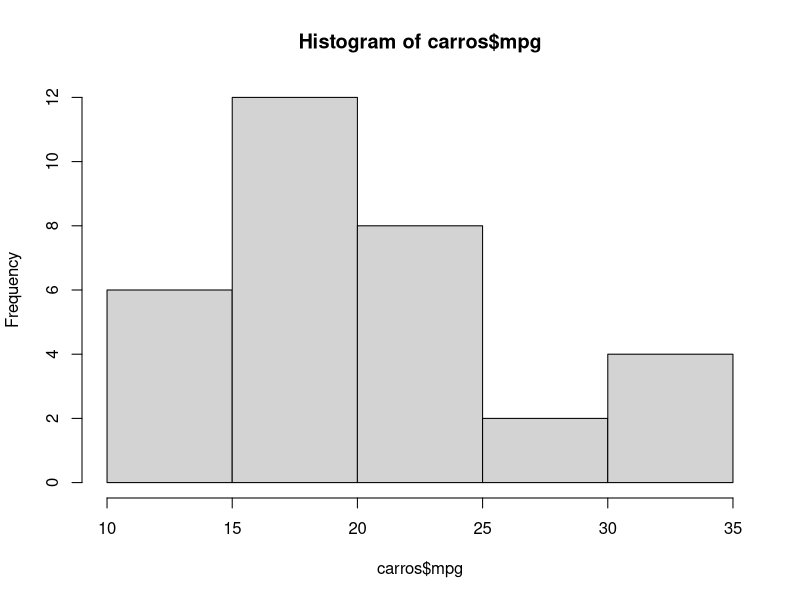
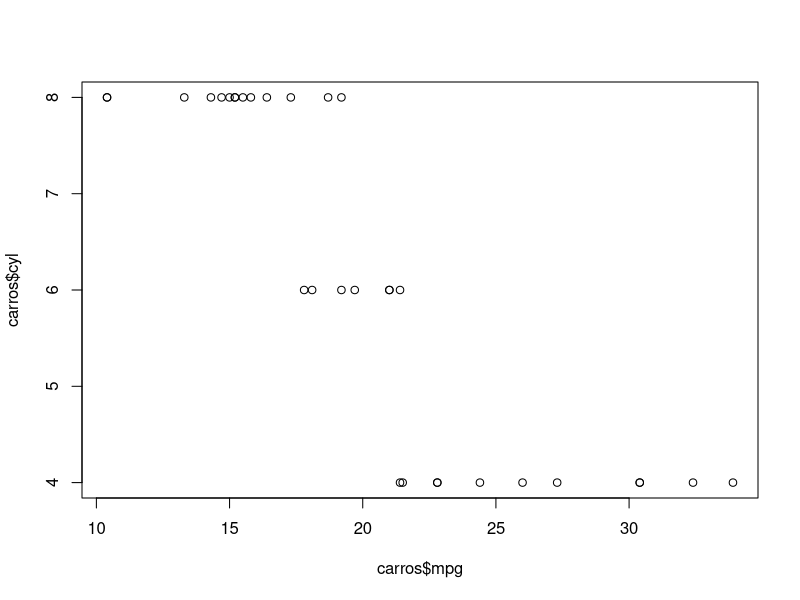
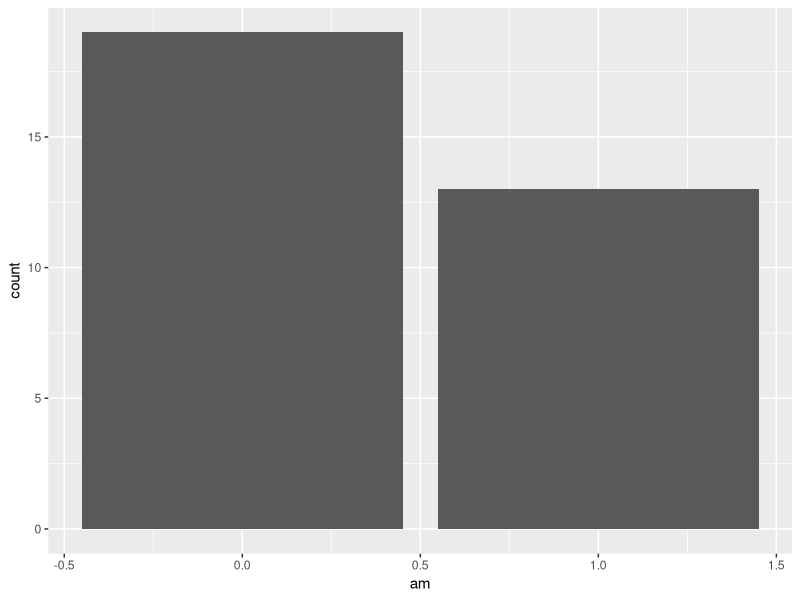
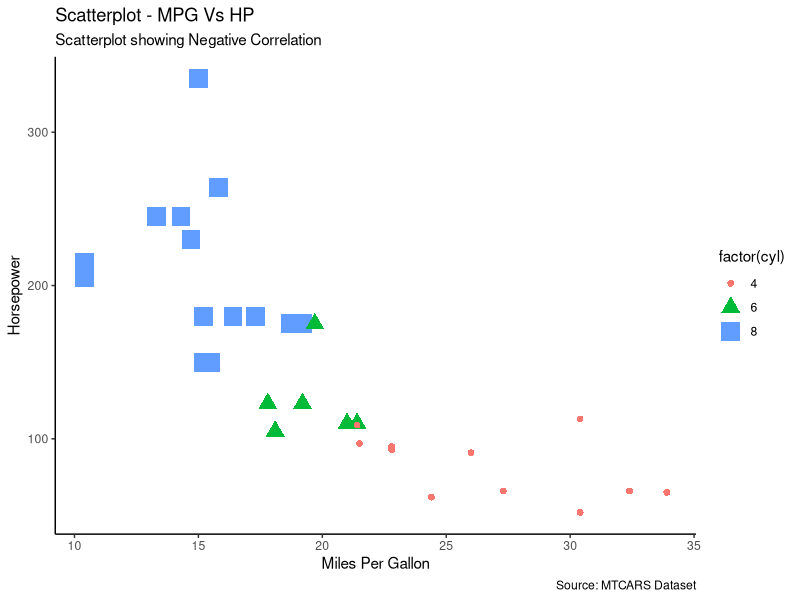

Write R code to recreate these figures, in order.
#---------------- 2.10 Creando graficos ------------


#Los graficos son esenciales para reprentar los resultados de tus analisis 
#incluso pueden crearse graficos animados pero para ello nececitas contar con una  base de datos 
#entonces utilizaremos la base de datos mtcar, la cual es de acceso libre. 


#Graficos

#dataset/conjunto de datos

?mtcars

#Filtrando columnas del dataset

carros <- mtcars[,c(1,2,9)]

#Visualizando el dataset 

head(carros)

#Ahora vas a crear tu primer grafico!!!!!!!!



#Histograma

hist(carros$mpg)

#Grafico de dispersion 

plot(carros$mpg,carros$cyl)



#Creando graficos con ggplot 
#¿Porque utilizar ggplot?
#Permitira crear graficos mas esteticos que mejoraran la visualizacion y analisis de tus datos 



#install.packages("ggplot2")

library(ggplot2)

#Criando grafico de barras con ggplot2

ggplot(carros,aes(am))+
  geom_bar()

#¿Visualizas la diferencia?
#Quizas no, pero aquí puedes encontrar mas graficos ademas es recomendable tener a la mano el 
#cheat sheet de ggplot, ya que puedes incorporar mas parametros si deseas mejorar la visualizacion. 

#Data Visualization with ggplot2 : : CHEAT SHEET!!!!!!!!
#https://www.maths.usyd.edu.au/u/UG/SM/STAT3022/r/current/Misc/data-visualization-2.1.pdf


# Graficando un diagrama de dispersion 

ggplot(mtcars,aes(x = mpg, y = hp))+geom_point(aes(color=factor(cyl), shape = factor(cyl),size = factor(cyl)))+ theme_classic()+
  labs(title = "Scatterplot - MPG Vs HP",
       subtitle = "Scatterplot showing Negative Correlation",
       x = "Miles Per Gallon",
       y = "Horsepower",
       caption = "Source: MTCARS Dataset")


#Fuente: https://medium.com/@mukul.mschauhan/data-visualization-in-r-with-ggplot-b39b14991d69
